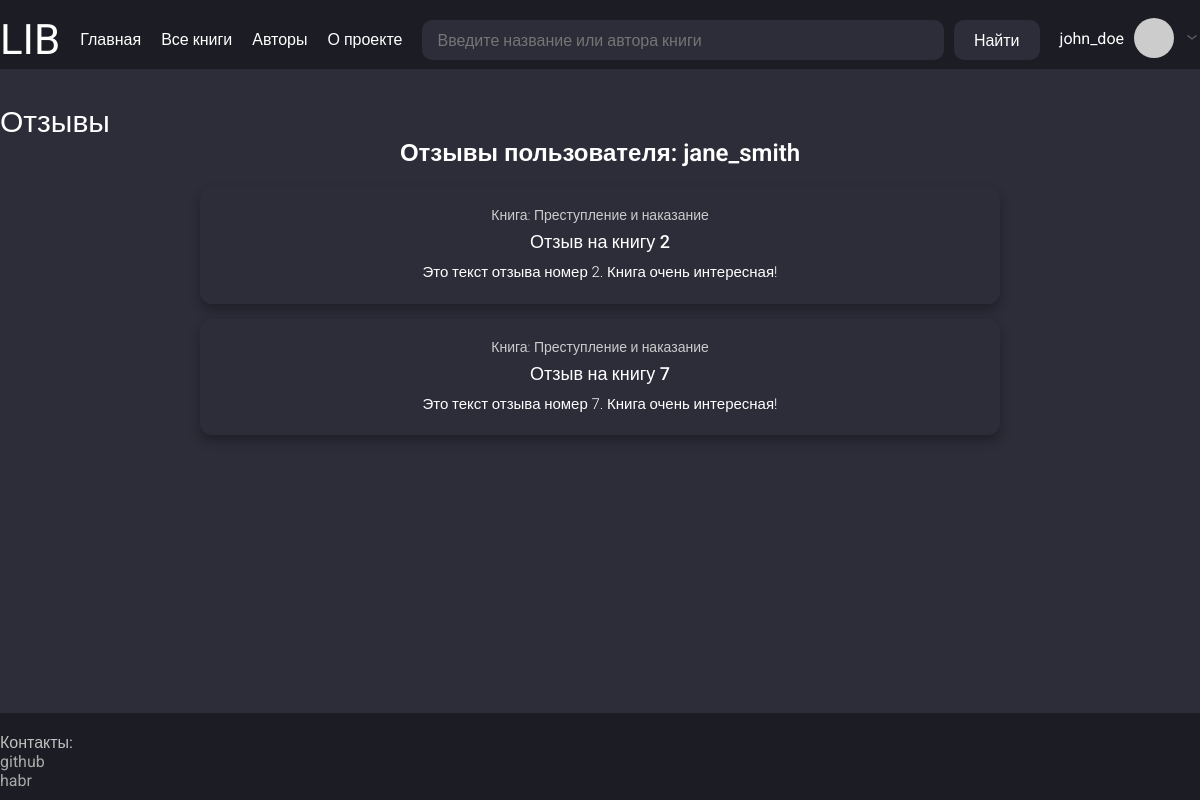
Screenshot of /users/jane_smith/reviews (signed in) with the database file from the repository.
### app/models.py (models this page shows, shortened)
class User(UserMixin, db.Model):
    __tablename__ = "users"
    id = sa.Column(sa.Integer, primary_key=True, autoincrement=True)
    username = sa.Column(sa.String(50), index=True, unique=True, nullable=False)
    email = sa.Column(sa.String(120), index=True, unique=True, nullable=False)
    hashed_password = sa.Column(sa.String(256), nullable=True)
    status = sa.Column(sa.String(25), default="rejected", nullable=True)  # approved, pending
    role = sa.Column(sa.String(15), default="user", nullable=True)  # admin
    reviews = so.relationship("Review", back_populates="user", cascade="all, delete-orphan")
    books = so.relationship("Book", secondary=users_books, back_populates="users")
    def avatar(self, size):
        digest = md5(self.email.lower().encode('utf-8')).hexdigest()
        return f"https://www.gravatar.com/avatar/{digest}?s={size}&d=identicon"
    @classmethod
    def is_exists(cls, username, email=None):
        return db.session.query(cls).filter((cls.username == username) | (cls.email == email)).first()

class Review(db.Model):
    __tablename__ = "reviews"
    id = sa.Column(sa.Integer, primary_key=True, autoincrement=True)
    title = sa.Column(sa.String(256), nullable=False)
    text = sa.Column(sa.String, nullable=False)
    user_id = sa.Column(sa.Integer, sa.ForeignKey("users.id"), nullable=False)
    book_id = sa.Column(sa.Integer, sa.ForeignKey("books.id"), nullable=False)
    user = so.relationship("User", back_populates="reviews")
    book = so.relationship("Book", back_populates="reviews")

class Book(db.Model):
    __tablename__ = "books"
    id = sa.Column(sa.Integer, primary_key=True, autoincrement=True)
    title = sa.Column(sa.String(100), nullable=False, index=True)
    description = sa.Column(sa.String, nullable=True)
    link_to_download = sa.Column(sa.String, nullable=True)
    bin_preview_photo = sa.Column(sa.LargeBinary, nullable=True)
    reviews = so.relationship("Review", back_populates="book", cascade="all, delete-orphan")
    tags = so.relationship("Tag", secondary=books_tags, back_populates="books")
    authors = so.relationship("Author", secondary=authors_books, back_populates="books")
    users = so.relationship("User", secondary=users_books, back_populates="books")

### app/routes.py (the view)
@app.route("/users/<string:username>/reviews")
def user_reviews(username):
    params = {"title": f"Отзывы",
              "user": User.is_exists(username),
              "local_css_file": "reviews.css"}
    try:
        reviews = get_user_reviews(username)
        params["reviews"] = reviews
    except Exception as e:
        params["error_message"] = str(e)
    return render_template("user_reviews.html", **params)

### app/models.py (called while the page is built)
@login.user_loader
def load_user(id):
    return db.session.get(User, int(id))

### app/services.py (called while the page is built)
def get_user_reviews(username):
    user = User.is_exists(username)
    if not user:
        raise ValueError("Такого пользователя не существует")
    return user.reviews

### app/templates/user_reviews.html
{% extends "base.html" %}
{% block content %}
<div class="user-reviews-page">
    <h2 class="reviews-section-title">Отзывы пользователя: <a href="{{ url_for('user_account', username=user.username) }}">{{ user.username }}</a></h2>
    <div class="reviews-list">
        {% if reviews: %}
            {% for review in reviews %}
                <div class="review-card">
                    <p class="review-book-title"><a href="{{ url_for('book_detail', book_id=review.book.id) }}">Книга: {{ review.book.title}}</a></p>
                    <p class="review-title"><a href="{{ url_for('user_review_detail', username=review.user.username, review_id=review.id) }}">{{ review.title }}</a></p>
                    <p class="review-text">{{ review.text }}</p>
                </div>
            {% endfor %}
        {% else %}
            <p class="review-title">Этот пользователь ещё не оставлял отзывов</p>
        {% endif %}
    </div>
</div>
{% endblock %}

### app/templates/base.html (shortened to what this page needs)
<!DOCTYPE html>
<html lang="ru">
<head>
    <link href="{{ url_for('static', filename='/css/style.css') }}" rel="stylesheet">
    {% if local_css_file %}
        <link href="{{ url_for('static', filename='/css/' ~ local_css_file) }}" rel="stylesheet">
    {% endif %}
</head>
<body>
    <div class="wrapper">
        <header class="header">
            <div class="container header-container">
                <div class="header-logo-container">
                    <p class="header-logo"><a href="{{ url_for('index') }}" class="header-logo-link">LIB</a></p>
                </div>
                <ul class="header-menu">
                    <li><a href="{{ url_for('index') }}" class="header-logo-link">Главная</a></li>
                    <li><a href="{{ url_for('books_list') }}" class="header-logo-link">Все книги</a></li>
                    <li><a href="{{ url_for('authors_list') }}" class="header-logo-link">Авторы</a></li>
                    <li><a href="{{ url_for('about_project') }}" class="header-logo-link">О проекте</a></li>
                </ul>
                <div class="header-search-container">
                        <input type="search" class="header-search" placeholder="Введите название или автора книги" id="ajax-search" name="search" autocomplete="off">
                        <button class="search-button-submit" id="search-button">Найти</button>
                </div>
                <div class="header-user-container">
                    {% if current_user.is_authenticated %}
                        <p class="header-user-nickname">
                            <a href="{{ url_for('user_account', username=current_user.username) }}" class="user-nickname-link">{{ current_user.username }}</a>
                        </p>
                        <img class="header-user-img" src="{{ current_user.avatar(60) }}" alt="Аватар">
                        <button class="arrow-userinfo-button">
                            <img class="header-arrow-down" src="{{ url_for('static', filename='images/arrow-ios-down.svg') }}" alt="Стрелка вниз">
                        </button>
                    {% else %}
                        <p class="header-user-nickname">
                            <a href="{{ url_for('register') }}" class="user-nickname-link">Зарегистрироваться</a>
                            <a href="{{ url_for('login') }}" class="user-nickname-link">Войти</a>
                        </p>
                    {% endif %}
                </div>
            </div>
        </header>
        <main class="main">
            <div class="container">
                <div class="main-container">
                    <h1 class="main-title">{{ title }}</h1>
                    {% block content %}{% endblock %}
                </div>
            </div>
        </main>
        <footer class="footer">
            <div class="container">
                <div class="footer-container">
                    <div class="footer-contact-container">
                        <p class="contact-title">Контакты:</p>
                        <ul class="contact-list">
                            <li><a href="https://github.com/taishakutenn" class="footer-contact-link">github</a></li>
                            <li><a href="https://habr.com/ru/users/taishakuten" class="footer-contact-link">habr</a></li>
                        </ul>
                    </div>
                </div>
            </div>
        </footer>
    </div>
</body>
</html>

### app/static/css/style.css (style rules this page uses)
html, body { margin: 0; padding: 0; height: 100%; font-family: 'Roboto', sans-serif; background-color: #2D2D3A; color: #FFFFFF; }
.wrapper { min-height: 100%; display: flex; flex-direction: column; }
.container { max-width: 1220px; width: 100%; margin: 0 auto; padding-top: 15px; padding-bottom: 5px; }
.header { background-color: #1C1C24; width: 100%; }
.header-container { display: flex; justify-content: space-between; align-items: flex-start; gap: 20px; flex-wrap: wrap; }
.header-logo { font-size: 42px; margin: 0; }
.header-logo-link { text-decoration: none; color: inherit; }
.header-menu { display: flex; gap: 20px; list-style: none; padding: 0; margin-top: 15px; }
.header-search-container { display: flex; gap: 10px; flex-grow: 1; margin-top: 5px; position: relative; }
.header-search { background-color: #2D2D3A; border: none; border-radius: 10px; padding: 10px 15px; color: white; flex-grow: 1; height: 40px; box-sizing: border-box; }
.search-button-submit { background-color: #2D2D3A; border: none; border-radius: 10px; color: white; padding: 0 20px; height: 40px; cursor: pointer; box-sizing: border-box; }
.header-user-container { position: relative; display: flex; align-items: center; gap: 10px; margin-top: 3px; }
.header-user-nickname { margin: 0; }
.user-nickname-link { text-decoration: none; color: inherit; }
.header-user-img { width: 40px; height: 40px; border-radius: 50%; }
.arrow-userinfo-button { background: none; border: none; cursor: pointer; }
.header-arrow-down { width: 16px; height: 16px; }
.main { flex-grow: 1; padding: 20px 0; }
.main-container { display: flex; flex-direction: column; }
.main-title { font-size: 30px; }
.footer { background-color: #1C1C24; width: 100%; padding: 5px 0; }
.footer-container { display: flex; justify-content: space-between; }
.footer-contact-container { display: flex; flex-direction: column; }
.contact-title { color: #C0C0C0; }
.contact-list { margin-top: a; }
.footer-contact-link { color: #A9A9A9; text-decoration: none; }

### app/static/css/reviews.css (style rules this page uses)
.reviews-section-title, .review-detail-title { font-size: 24px; font-weight: 600; margin-bottom: 20px; text-align: center; }
.reviews-section-title a { text-decoration: none; color: inherit; }
.reviews-list { display: flex; flex-direction: column; gap: 15px; max-width: 800px; margin: 0 auto; }
.review-card, .review-detail-card { background-color: #2D2D3A; border-radius: 12px; padding: 20px; box-shadow: 0 6px 12px rgba(0, 0, 0, 0.3); transition: transform 0.2s ease; }
.review-title { font-size: 18px; font-weight: 500; margin: 8px 0; text-align: center; }
.review-title a { text-decoration: none; color: inherit; }
.review-text, .review-full-text { font-size: 15px; font-weight: 300; line-height: 1.5; text-align: center; }
.review-author, .review-book-title, .review-author a { font-size: 14px; font-weight: 300; color: #CCCCCC; text-align: center; margin-bottom: 6px; }
.review-book-title a { text-decoration: none; color: inherit; }

### rows the page displays
User: username "john_doe"
User: username "jane_smith"
Review: book "Преступление и наказание", title "Отзыв на книгу 2", text "Это текст отзыва номер 2. Книга очень интересная!"
Review: book "Преступление и наказание", title "Отзыв на книгу 7", text "Это текст отзыва номер 7. Книга очень интересная!"

### other values shown
{{ title }} "Отзывы"
